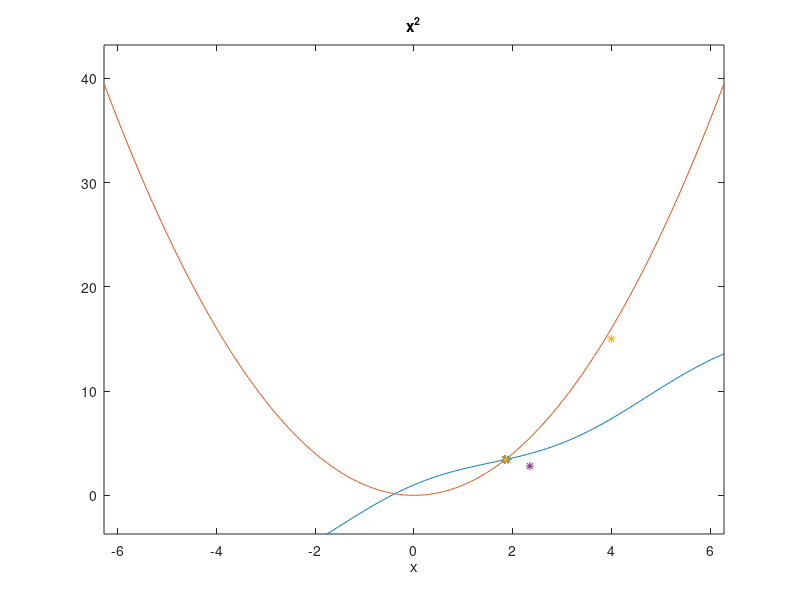

MATLAB code for this plot:
clear all; close all; clc;
f1=inline('cos(x)+2*x'); 
f2=inline('x.^2');
ezplot(f1); hold all; ezplot(f2);

%% Implementacion del metodo de Newton
f=inline('[cos(x)-y+2*x;y-x.^2]','x','y');
Df=inline('[-sin(x)+2,-1;-2*x,1]','x','y');
x0=[4;15];
for it=1:15
   plot(x0(1),x0(2),'*');
   x0=x0-inv(Df(x0(1),x0(2)))*f(x0(1),x0(2)); 
   pause(1);
end
x0
